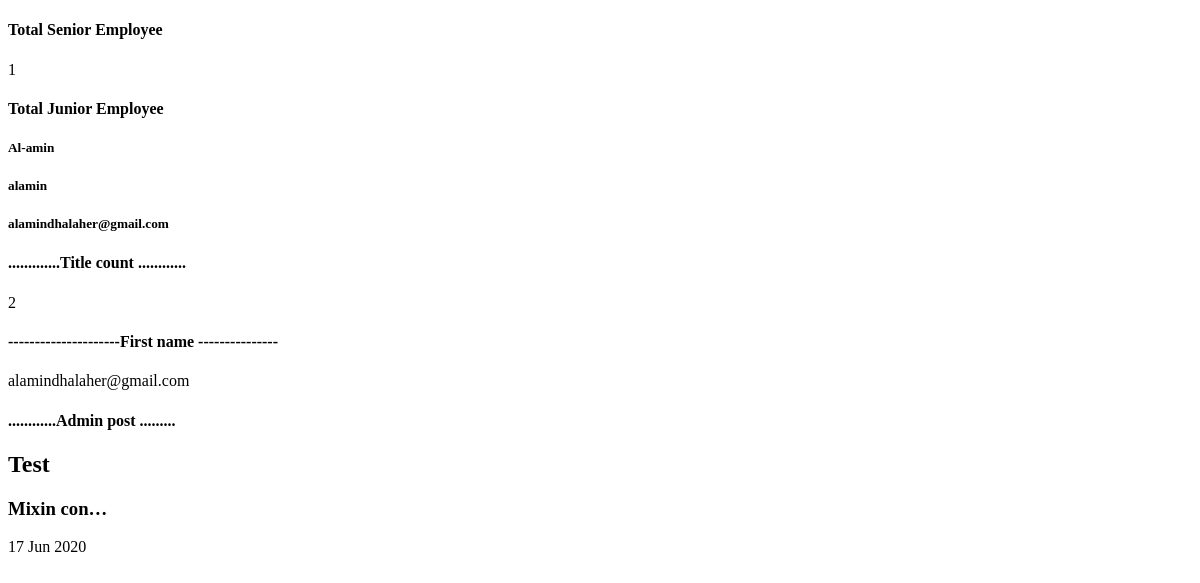
The page /manager_url/ on the database as committed earlier.
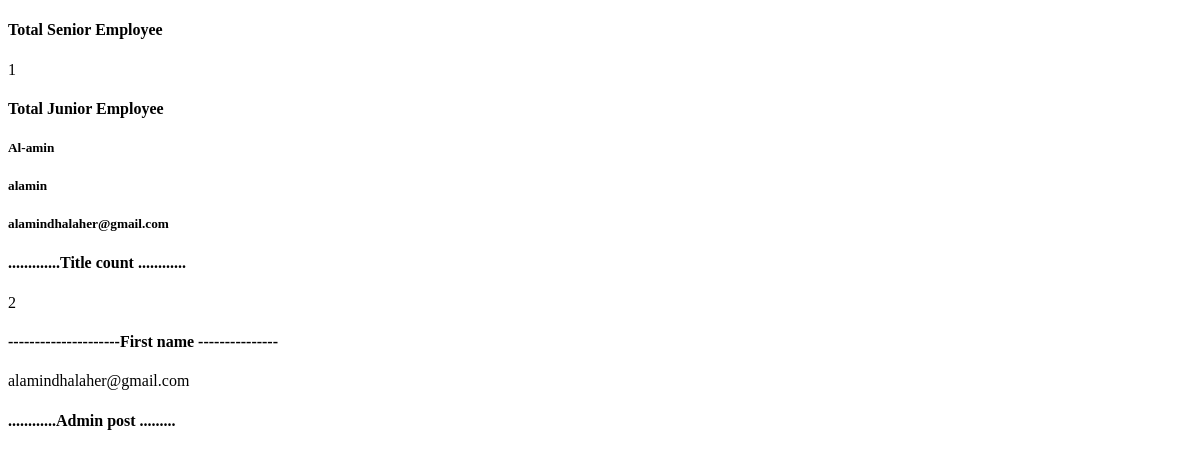
The same page on the database as committed later.
### ProjectApp/models.py (models this page shows, shortened)
class Employee(models.Model):
      gender_choices = (
           ("M", "Male"),
           ("F", "Female")
      )
      roles_choices = (
           ("J", "Junior"),
           ("S", "Senior"),
      )
      first_name = models.CharField(max_length=200)
      last_name = models.CharField(max_length=200)
      email = models.CharField(max_length=250)
      gender = models.CharField(max_length=1, choices=gender_choices)
      role = models.CharField(max_length=120, choices=roles_choices, default="J")
      active = models.BooleanField(default=True)
      title = models.CharField(max_length=100)
      objects = Employeetitle()
      active_objects = EmployeeManager() # The EmployeeManager manager.
      senior_objects = SeniorManager() # The SeniorManager
      junior_objects = JuniorManager() #The JuniorManager
      employee = Employeename()

class Article(models.Model):
	created_by     = models.ForeignKey(User,null=True, on_delete=models.CASCADE)
	content        = models.TextField()
	created_date   = models.DateTimeField(auto_now=False,auto_now_add=True)
	admin_object   = AdminArticlecreate()
	def __str__(self):
		return str(self.created_by)

### ProjectApp/views.py (the view)
# urls.py: path('manager_url/', views.get_manager, name="manager"),
def get_manager(request):
	total_employee = Employee.active_objects.all()
	total_senior_employee = Employee.senior_objects.all()
	total_junior_employee = Employee.junior_objects.all()
	title_count = Employee.objects.get_title_count(title="al")
	employee = Employee.employee.get_employeename(firstname="Al-amin")
	print(title_count)
	article = Article.admin_object.get_admin_post(username='Test')
	print(article)
	context = {
	   'total_employee':total_employee,
	   'total_senior_employee':total_senior_employee,
	   'total_junior_employee':total_junior_employee,
	   'title_count':title_count,
	   'employee':employee,
	   'article':article
	}
	return render(request, "manager/manager.html", context)

### ProjectApp/models.py (called while the page is built)
	def get_admin_post(self, username):
		return self.filter(created_by__username=username)

	def get_queryset(self):
		return super(EmployeeManager, self).get_queryset().filter(active=True)

	def get_queryset(self):
		return super(SeniorManager, self).get_queryset().filter(role="S").count()

	def get_queryset(self):
		return super(JuniorManager, self).get_queryset().filter(role="J")

	def get_title_count(self, title):
		return self.filter(title__icontains=title).count()

	def get_employeename(self, firstname):
		return self.filter(first_name=firstname)

### templates/manager/manager.html (shortened to what this page needs)
<!DOCTYPE html>
<html>
<head>
</head>
<body>
<h4> Total Senior Employee </h4>
{{ total_senior_employee }}
<h4> Total Junior Employee </h4>
{% for i in total_junior_employee %}
 <h5>{{ i.first_name }}</h5>
 <h5>{{ i.last_name }}</h5>
 <h5>{{ i.email }}</h5>
{% endfor %}
  <h4>.............Title count ............</h4>
   {{ title_count }}
 <h4>---------------------First name ---------------</h4>
  {% for i in employee %}
  {{ i.email}}
  {% endfor %}
  <h4>............Admin post .........</h4>
  {% for i in article %}
  <h2>{{ i.created_by|capfirst }}</h2>
   <h3>{{ i.content|truncatechars:10 }}</h3>
   <p>{{ i.created_date|date:'d M Y' }}</p>
  {% endfor %}
</body>
</html>

Rows that differ between the two databases and show on the page:
removed Article: created_by "Test", content "Mixin con…", created_date "17 Jun 2020"
